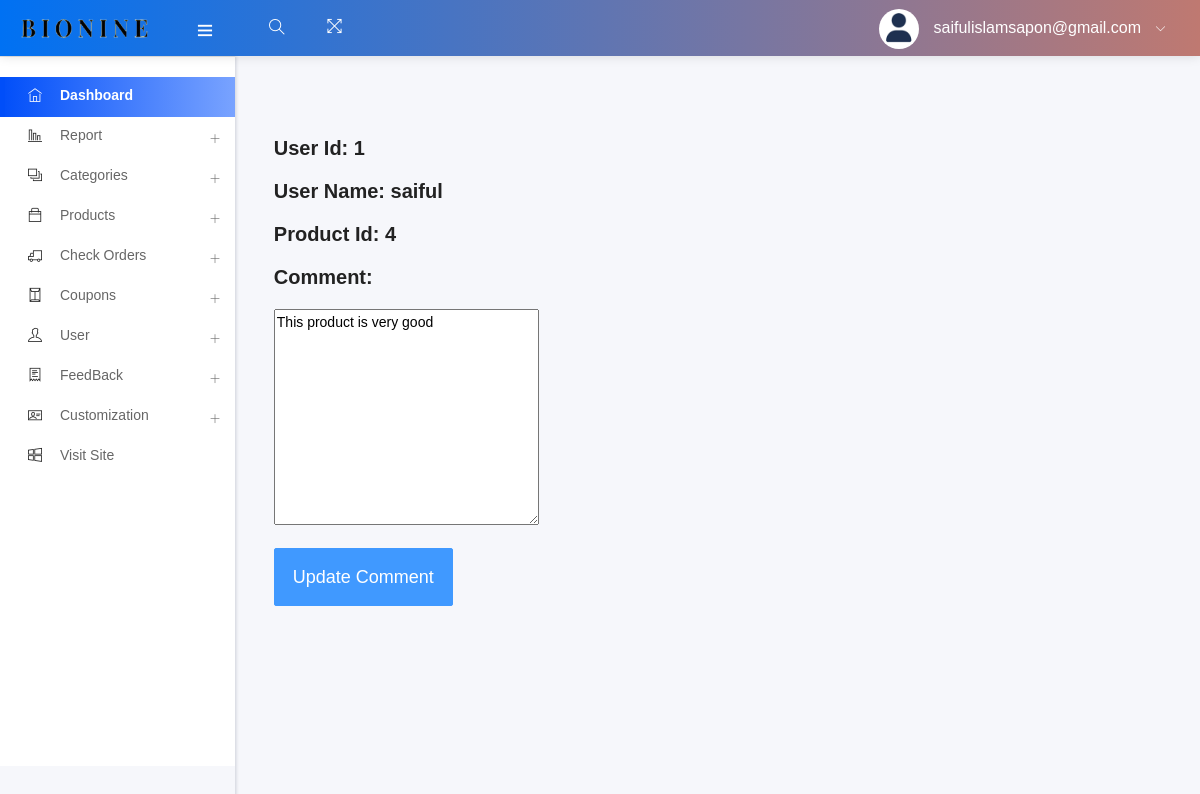
The page /admin/edit_comment.php?status=editcomment&&id= 1 (signed in) on the database its author committed.
### tables this page shows
CREATE TABLE `customer_feedback` (
  `id` int(11) NOT NULL,
  `user_id` int(11) NOT NULL,
  `user_name` varchar(255) NOT NULL,
  `pdt_id` int(11) NOT NULL,
  `comment` varchar(255) NOT NULL,
  `comment_date` date NOT NULL
);

### admin/edit_comment.php (called while the page is built, shortened)
<?php
    include ("template.php");
?>

### admin/class/adminback.php (called while the page is built, shortened)
<?php
class  adminback
{
    private $connection;
    function __construct()
    {
        $dbhost = "localhost";
        $dbuser = "root";
        $dbpass = "";
        $dbname = "bionineweb";
        $this->connection = mysqli_connect($dbhost, $dbuser, $dbpass, $dbname);
    }
    function edit_comment($cmt_id){
        $query = "SELECT * FROM `customer_feedback` WHERE `id` = $cmt_id";
        if(mysqli_query($this->connection, $query)){
            $array = mysqli_query($this->connection, $query);
            return $array;
        }
    }
}

### admin/views/edit_comment_view.php (the view, shortened to what this page needs)
<?php
    if(isset($_GET['status'])){
        $comment_id = $_GET['id'];
        if($_GET['status']=='editcomment'){
           $array =  $obj->edit_comment($comment_id);
           $row = mysqli_fetch_assoc($array);
        }
    }
?>
<form action="#" method="POST">
 <br> <br>
        <h5>User Id: <?php echo $row['user_id'] ?> </h5> <br>
        <h5>User Name: <?php echo $row['user_name'] ?> </h5> <br>
        <h5>Product Id: <?php echo $row['pdt_id'] ?> </h5> <br>
        <h5>Comment: </h5> <br>
    <div class="form-group">
        <textarea name="u_comment" id="" cols="30" rows="10"><?php echo $row['comment'] ?></textarea>
    </div>
    <div class="form-group">
        <input type="submit" value="update comment" name="update_comment" class="btn btn-lg btn-primary">
    </div>
</form>

### rows shown on the page
customer_feedback: user "1", user_name "saiful", pdt "4", u_comment "This product is very good"

### other values the page prints
$admin_email "saifulislamsapon@gmail.com"
